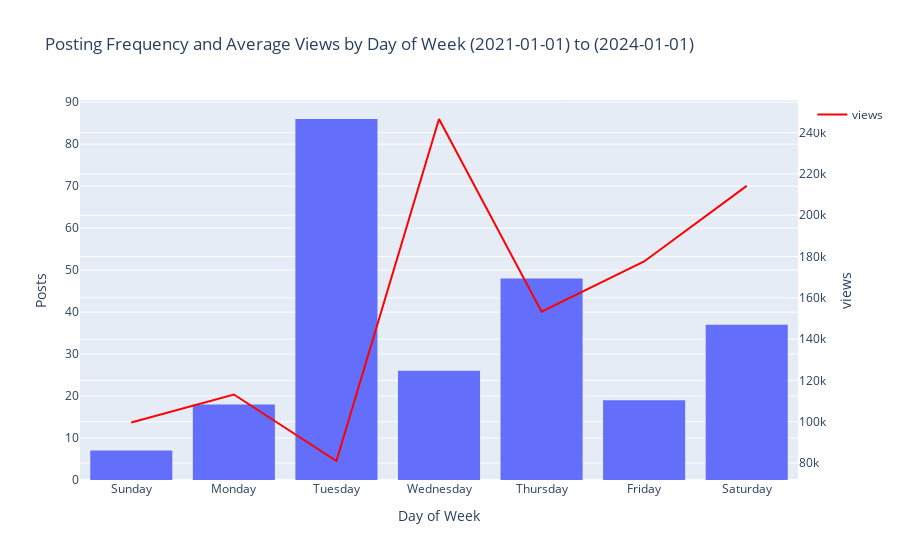

The code cell stored with this chart in its notebook:
### Code cell
# Define the order of days of the week (Monday to Saturday)
days_of_week = ['Sunday', 'Monday', 'Tuesday', 'Wednesday', 'Thursday', 'Friday', 'Saturday']
start_date = '2021-01-01'
end_date = '2024-01-01'
df_range = df[(df['publishTime'] >= start_date) & (df['publishTime'] <= end_date)]

fig = go.Figure()

fig1 = px.histogram(df_range, x='weekday_name', category_orders={'weekday_name': days_of_week},
                   title = f"{yt.channel_username}'s Posting Frequency from {start_date} to {end_date}")

fig2 = px.line(df_range.groupby('weekday_name')['views'].mean(),
               category_orders={'weekday_name': days_of_week})
fig2.update_traces(line_color='red')


for trace in fig1.data:
    fig.add_trace(trace)
    
for trace in fig2.data:
    fig.add_trace(trace.update(yaxis='y2'))
    
fig.update_layout(title_text=f'Posting Frequency and Average Views by Day of Week ({start_date}) to ({end_date})',
                  xaxis_title='Day of Week',
                  yaxis_title='Posts',
                  yaxis2=dict(anchor='x', overlaying='y', side='right', title='views'),
                  xaxis=dict(categoryorder='array', categoryarray=days_of_week)
                  )

fig.show()

### Figure 1 — Plotly figure (JSON) as saved in the notebook; plotly's stock layout.template omitted (floating-point values rounded to 4 significant figures; data arrays with more than 128 entries replaced by an {"elided": "..."} marker saying what was removed)
{"data": [{"alignmentgroup": "True", "bingroup": "x", "hovertemplate": "weekday_name=%{x}<br>count=%{y}<extra></extra>", "legendgroup": "", "marker": {"color": "#636efa", "pattern": {"shape": ""}}, "name": "", "offsetgroup": "", "orientation": "v", "showlegend": false, "type": "histogram", "x": {"elided": "241 str values"}, "xaxis": "x", "yaxis": "y"}, {"hovertemplate": "variable=views<br>weekday_name=%{x}<br>value=%{y}<extra></extra>", "legendgroup": "views", "line": {"color": "red", "dash": "solid"}, "marker": {"symbol": "circle"}, "mode": "lines", "name": "views", "orientation": "v", "showlegend": true, "type": "scatter", "x": ["Sunday", "Monday", "Tuesday", "Wednesday", "Thursday", "Friday", "Saturday"], "xaxis": "x", "y": [99621, 113200.0, 80990.0, 246600.0, 153300.0, 177600.0, 214171], "yaxis": "y2"}], "layout": {"title": {"text": "Posting Frequency and Average Views by Day of Week (2021-01-01) to (2024-01-01)"}, "xaxis": {"categoryarray": ["Sunday", "Monday", "Tuesday", "Wednesday", "Thursday", "Friday", "Saturday"], "categoryorder": "array", "title": {"text": "Day of Week"}}, "yaxis": {"title": {"text": "Posts"}}, "yaxis2": {"anchor": "x", "overlaying": "y", "side": "right", "title": {"text": "views"}}}}
